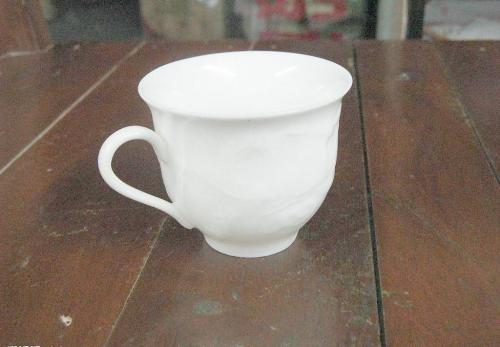
#> input picture images/cup1.jpg, 500 x 347 px
$ python main.py
#> lines starting #> are read from the running program, lines starting #| are printed output that depends on the picture; after the words box and inside, x2 and y2 are one past the last pixel; in counts of white or black regions, pixels touching at a corner belong together
### utils.py
# -*- coding: utf-8 -*-
import numpy as np
import matplotlib.pyplot as plt

# [6 lines left out: function rgb2gray, not called in this run]

def dxm(u):
    M, _ = np.shape(u)
    dx = np.concatenate([u[:, :-1], np.zeros((M, 1))], axis=1) -\
            np.concatenate([np.zeros((M, 1)), u[:, :-1]], axis=1)
    return dx

def dxp(u):
    dx = np.concatenate([u[:, 1:], u[:, -1].reshape(-1, 1)], axis=1) - u
    return dx

def dym(u):
    _, N = np.shape(u)
    dy = np.concatenate([u[:-1, :], np.zeros((1, N))], axis=0) -\
            np.concatenate([np.zeros((1, N)), u[:-1, :]], axis=0)
    return dy

def dyp(u):
    dy = np.concatenate([u[1:, :], u[-1, :].reshape(1, -1)], axis=0) - u
    return dy

def primal_dual(img, sigma, tau, mu, f, display=False, iters=10):
    M, N = np.shape(img)

    p = np.ones((M, N))
    u = np.ones((M, N)) * 0.5
    ubar = np.ones((M, N)) * 0.5

    for i in range(iters):
        print(i)
        ubar_old = -u
        p1 = p - sigma * dxp(ubar)
        p2 = p - sigma * dyp(ubar)
        norm = np.maximum(np.ones((M, N)), np.sqrt(p1 ** 2 + p2 ** 2))
        p1 = p1 / norm
        p2 = p2 / norm
        p = p / norm
        u = u - tau * (dxm(p1) + dym(p2) + (1 / mu) * f)


        u = np.minimum(np.ones((M, N)), np.maximum(np.zeros((M, N)), u))
        ubar = ubar_old + 2 * u
        if display:
            u_ = u.copy()
            u_[u_ > 0.5] = 1
            u_[u_ <= 0.5] = 0
            plt.ion()
            plt.imshow(u_.astype(int), cmap='gray')
            plt.title('u')
            plt.show()
            plt.pause(0.1)
            plt.clf()

    return u

##########################################
########### For ROF Problem ##############
##########################################

# [19 lines left out: functions nabla, nablaT, not called in this run]

def anorm(x):
    '''Calculate L2 norm over the last array dimention'''
    return np.sqrt((x*x).sum(-1))

# [4 lines left out: function project_nd, not called in this run]

def shrink_1d(X, F, step):
    '''pixel-wise scalar srinking'''
    return X + np.clip(F - X, -step, step)

# [22 lines left out: functions calc_energy_ROF, solve_ROF, not called in this run]

### main.py
# -*- coding: utf-8 -*-

import numpy as np
from utils import *
import cv2
import matplotlib.pyplot as plt

im = cv2.imread('images/cup1.jpg')
#> im is the input picture: shape (347, 500, 3); mean B, G, R 108.7, 119.6, 134.5
imgray = cv2.cvtColor(im, cv2.COLOR_BGR2GRAY)
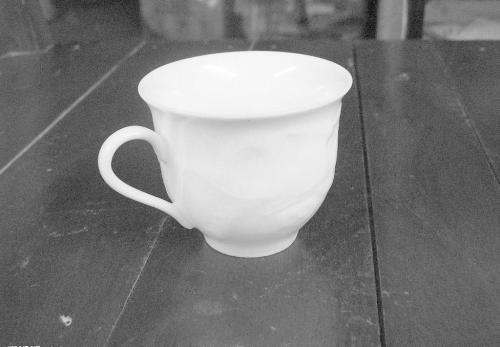
#> imgray: shape (347, 500); min 12, max 255, mean 122.8
# im = mpimg.imread('images/cup1.jpg')
# imgray = rgb2gray(im)

[m, n, _] = np.shape(im)
#> m = 347; n = 500

white = np.zeros((m, n, 3))
white[:, :, 0] = 255
white[:, :, 1] = 255
white[:, :, 2] = 255

black = np.zeros((m, n, 3))
black[:, :, 0] = 0
black[:, :, 1] = 0
black[:, :, 2] = 0

d1 = im - white
f1 = np.sqrt(d1[:, :, 0] ** 2 + d1[:, :, 1] ** 2 + d1[:, :, 2] ** 2)
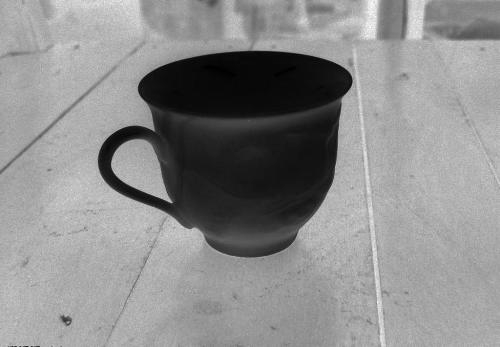
#> f1: shape (347, 500) float64; min 0, max 422, mean 233.2; drawn with min black and max white
d2 = im - black
f2 = np.sqrt(d2[:, :, 0] ** 2 + d2[:, :, 1] ** 2 + d2[:, :, 2] ** 2)

f = f1 - f2

u = np.ones((m, n)) * 0.1
v = np.zeros((m, n))
c = np.ones((m, n))

f_flat = np.reshape(f, (1, m*n))
u_flat = np.reshape(f, (1, m*n))
c_uv_flat = np.reshape(c*(u-v), (1, m*n))
uv_flat = np.reshape((u-v), (1, m*n))

result = np.dot(f_flat, u_flat.T) + np.dot(uv_flat, c_uv_flat.T)
#> result = [6.41e+09]
print(result)
#| [[6.41235907e+09]]


tau = 0.1
sigma = 0.05
mu = 1000

u = primal_dual(imgray, sigma, tau, mu, f, iters=12)
#> the loop in primal_dual, `for i in range(iters):` made 12 passes
#> pass 1, in dxm, `dx = np.concatenate([u[:, :-1], np.zeros((M, 1))], axis=1) -\ np.conca..`:
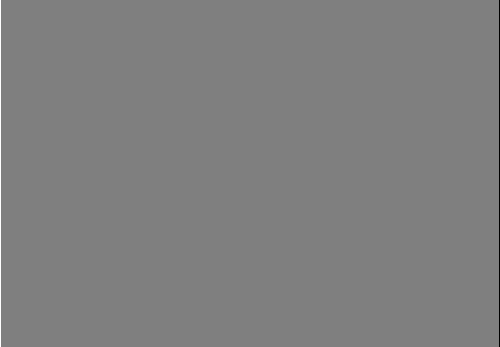
#> dx: shape (347, 500) float64; min -0.707, max 0.707, mean 0; drawn with min black and max white
#> pass 1, in primal_dual, `ubar = ubar_old + 2 * u`:
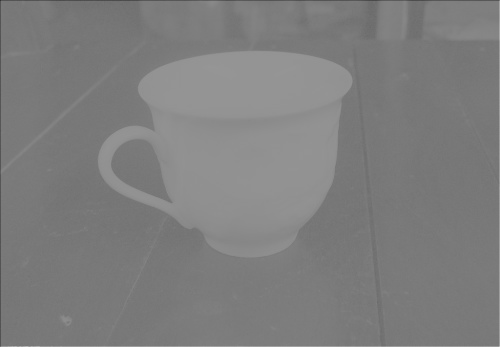
#> ubar: shape (347, 500) float64; min 0.198, max 0.759, mean 0.496
u[u>0.5] = 1
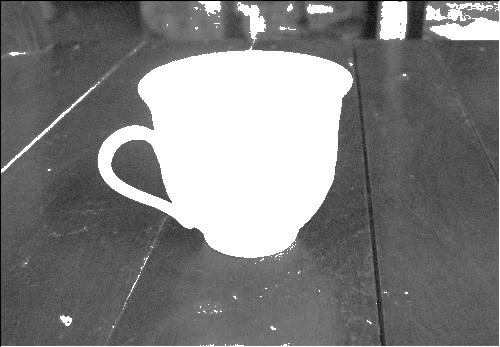
#> u: shape (347, 500) float64; min 0, max 1, mean 0.504
u[u<=0.5] = 0
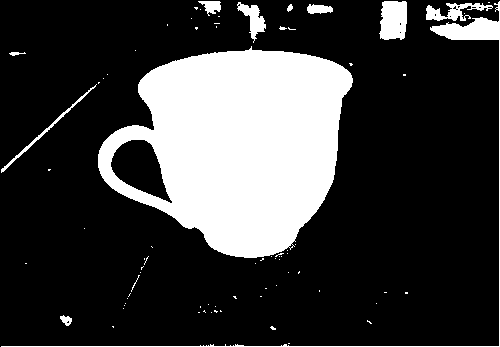
#> u: shape (347, 500) float64; values 0 (black) and 1 (white), 23.2% white; 76 white regions (64 under 20 px), largest, box (x1, y1, x2, y2) and area: (98, 46, 353, 258) 35155, (1, 1, 500, 347) 1988, (379, 1, 407, 40) 951

u = np.array(u, dtype=np.int32)
plt.imshow(u, cmap='gray')
plt.show()

# # cv2.imshow('segmentation', u)
# # cv2.waitKey(0)
# # cv2.destroyAllWindows()
